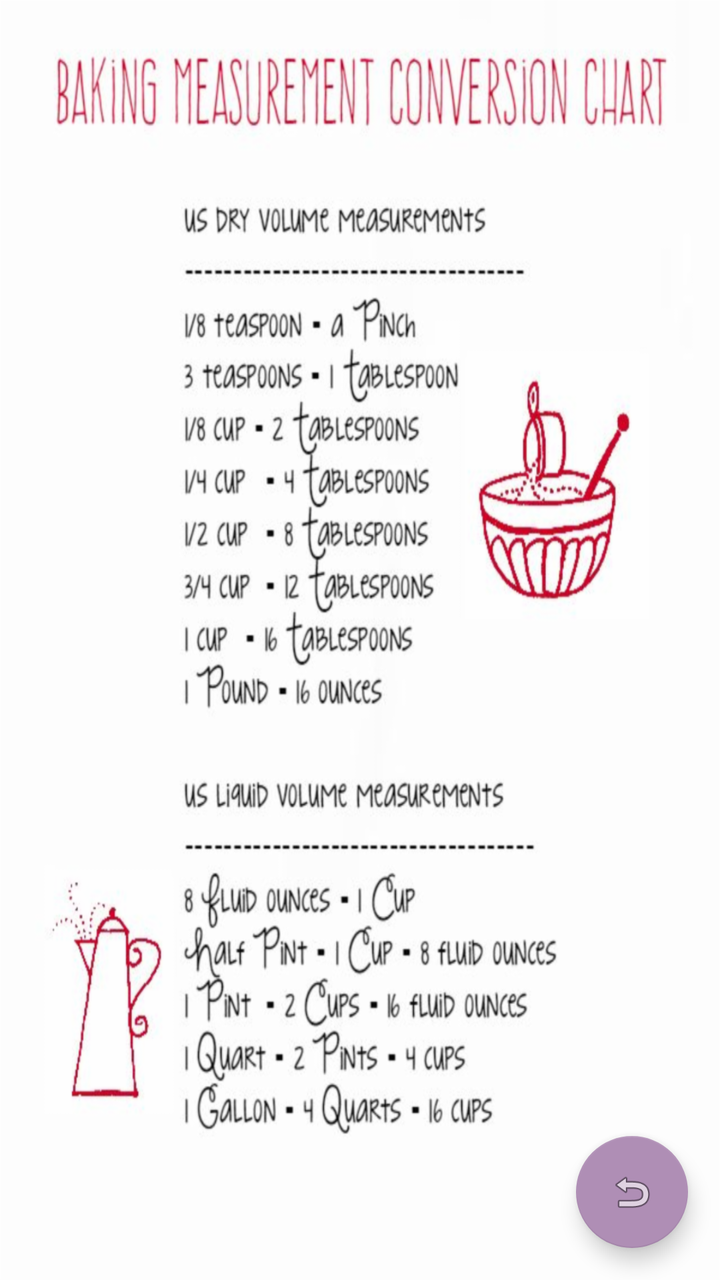
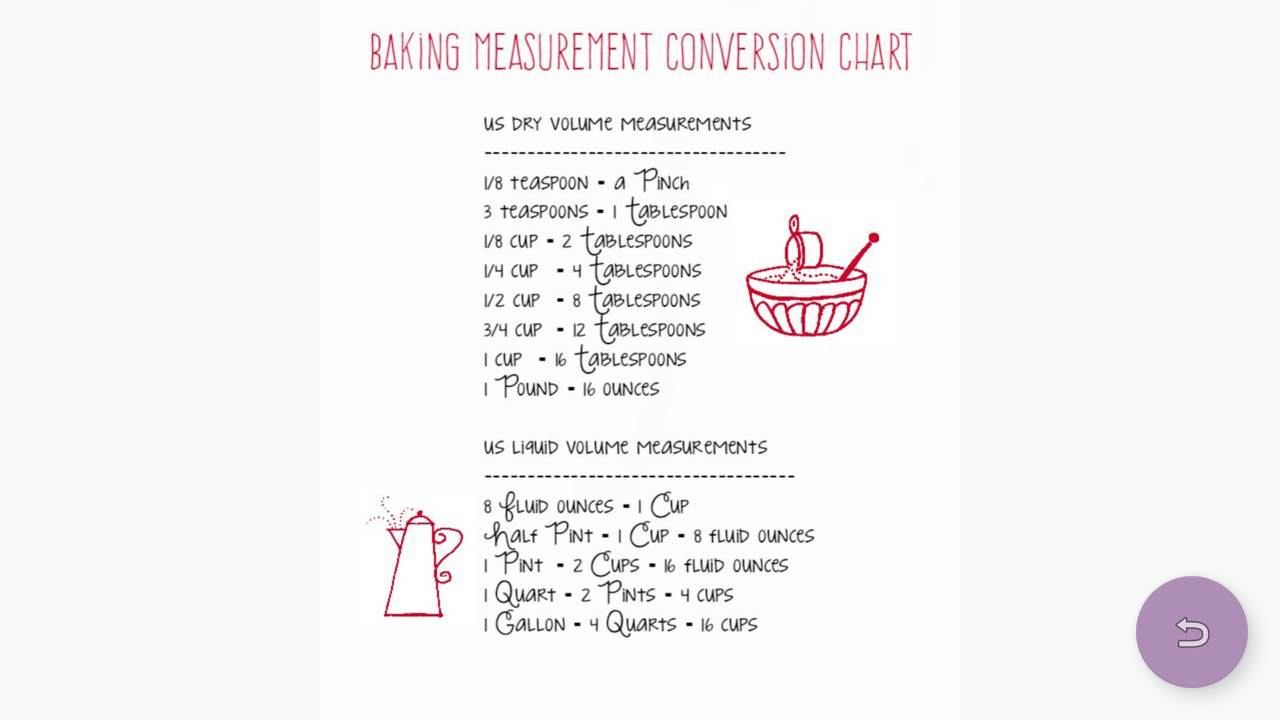

First picture: res/layout/ on a phone held upright. Second picture: the repository's own variant of that layout, on a device whose configuration matches the variant's folder. Source for both follows.
<!-- AndroidManifest.xml: application theme AppTheme -->
<!-- res/layout/activity_chart.xml -->
<?xml version="1.0" encoding="utf-8"?>
<androidx.constraintlayout.widget.ConstraintLayout xmlns:android="http://schemas.android.com/apk/res/android"
    xmlns:app="http://schemas.android.com/apk/res-auto"
    xmlns:tools="http://schemas.android.com/tools"
    android:layout_width="match_parent"
    android:layout_height="match_parent"
    tools:context=".ChartActivity">

    <ImageView
        android:layout_width="match_parent"
        android:layout_height="match_parent"
        android:background="@drawable/chart" />

    <com.google.android.material.floatingactionbutton.FloatingActionButton
        android:id="@+id/fab"
        android:layout_width="wrap_content"
        android:layout_height="wrap_content"
        android:layout_gravity="bottom|end"
        android:layout_margin="16dp"
        android:layout_marginEnd="8dp"
        android:layout_marginBottom="8dp"
        app:layout_constraintBottom_toBottomOf="parent"
        app:layout_constraintEnd_toEndOf="parent"
        app:srcCompat="@android:drawable/ic_menu_revert" />


</androidx.constraintlayout.widget.ConstraintLayout>
<!-- resources referenced by this layout -->
<resources>
  <!-- drawable chart: png bitmap (drawable-hdpi, 147647 bytes) -->
  <style name="AppTheme" parent="Theme.AppCompat.Light.DarkActionBar">
          
          <item name="colorPrimary">@color/colorPrimary</item>
          <item name="colorPrimaryDark">@color/colorPrimaryDark</item>
          <item name="colorAccent">@color/colorAccent</item>
      </style>
  <color name="colorPrimary">#e1bee7</color>
  <color name="colorPrimaryDark">#af8eb5</color>
  <color name="colorAccent">#af8eb5</color>
</resources>
<!-- res/layout-land/activity_chart.xml (the repository's variant of the layout above) -->
<!-- drawn on the phone turned sideways -->
<?xml version="1.0" encoding="utf-8"?>
<androidx.constraintlayout.widget.ConstraintLayout xmlns:android="http://schemas.android.com/apk/res/android"
    xmlns:app="http://schemas.android.com/apk/res-auto"
    xmlns:tools="http://schemas.android.com/tools"
    android:layout_width="match_parent"
    android:layout_height="match_parent"
    tools:context=".ChartActivity"    >

    <ImageView
        android:layout_width="wrap_content"
        android:layout_height="match_parent"
        android:layout_marginStart="8dp"
        android:layout_marginEnd="8dp"
        android:background="@drawable/chart"
        app:layout_constraintEnd_toEndOf="parent"
        app:layout_constraintStart_toStartOf="parent"
        tools:layout_editor_absoluteY="0dp" />
    <com.google.android.material.floatingactionbutton.FloatingActionButton
        android:id="@+id/fab"
        android:layout_width="wrap_content"
        android:layout_height="wrap_content"
        android:layout_gravity="bottom|end"
        android:layout_margin="16dp"
        android:layout_marginEnd="8dp"
        android:layout_marginBottom="8dp"
        app:layout_constraintBottom_toBottomOf="parent"
        app:layout_constraintEnd_toEndOf="parent"
        app:srcCompat="@android:drawable/ic_menu_revert" />

</androidx.constraintlayout.widget.ConstraintLayout>
